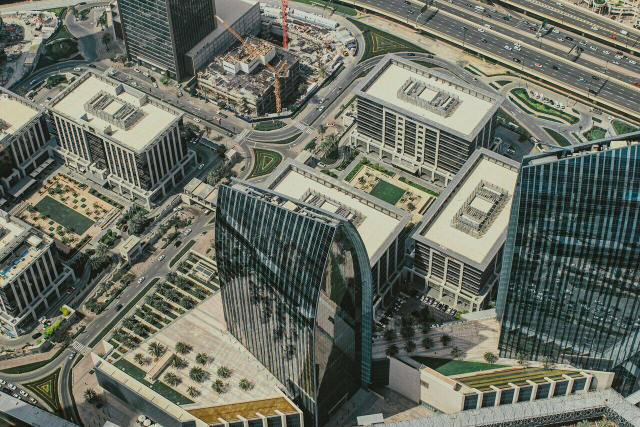
#> input picture assets/img/hd/aerial-dive-1280.jpg, 1280 x 854 px, given in place of home-altitude.jpg, which was not available (shown at 1/2 size)
$ python render_hero_film.py
#> lines starting #> are read from the running program, lines starting #| are printed output that depends on the picture
#!/usr/bin/env python3
"""
Renders the home-page hero film (assets/video/hero-film.mp4) from the three aerial stills.

It mirrors the CSS intro timeline (shots at 0 s, 3.1 s and 5.9 s) so the text sequence lands on the
same cuts, and adds what CSS can't do cheaply: sub-pixel camera moves, a descent through drifting
cloud layers with parallax, and a long continuous drift on the final façade shot so the film can loop.

Needs Pillow, NumPy and ffmpeg (libx264):   python3 tools/render_hero_film.py
To use real drone footage instead, export it to assets/video/hero-film.mp4 (H.264, 1920×1080) and skip this script.
"""
import math
import subprocess
from pathlib import Path

import numpy as np
from PIL import Image, ImageFilter

ROOT = Path(__file__).resolve().parent.parent
IMG = ROOT / "assets/img/hd"
OUT = ROOT / "assets/video/hero-film.mp4"
W, H, FPS, DUR = 1920, 1080, 25, 16.0
rng = np.random.default_rng(7)


def ease(x):            # smooth in-out
    x = min(max(x, 0.0), 1.0)
    return x * x * (3 - 2 * x)


def ease_out(x):
    x = min(max(x, 0.0), 1.0)
    return 1 - (1 - x) ** 3


def lerp(a, b, t):
    return a + (b - a) * t


def ramp(t, a, b):      # 0→1 between a and b
    return 0.0 if t <= a else 1.0 if t >= b else (t - a) / (b - a)


def load(name):
#> called with name = 'home-altitude'
    return Image.open(IMG / f"{name}.jpg").convert("RGB")
#> returned value is the input picture: PIL image 1280x854 RGB; mean R, G, B 106.5, 110.8, 98.9
#> call 2 of load, with name = 'home-dive'
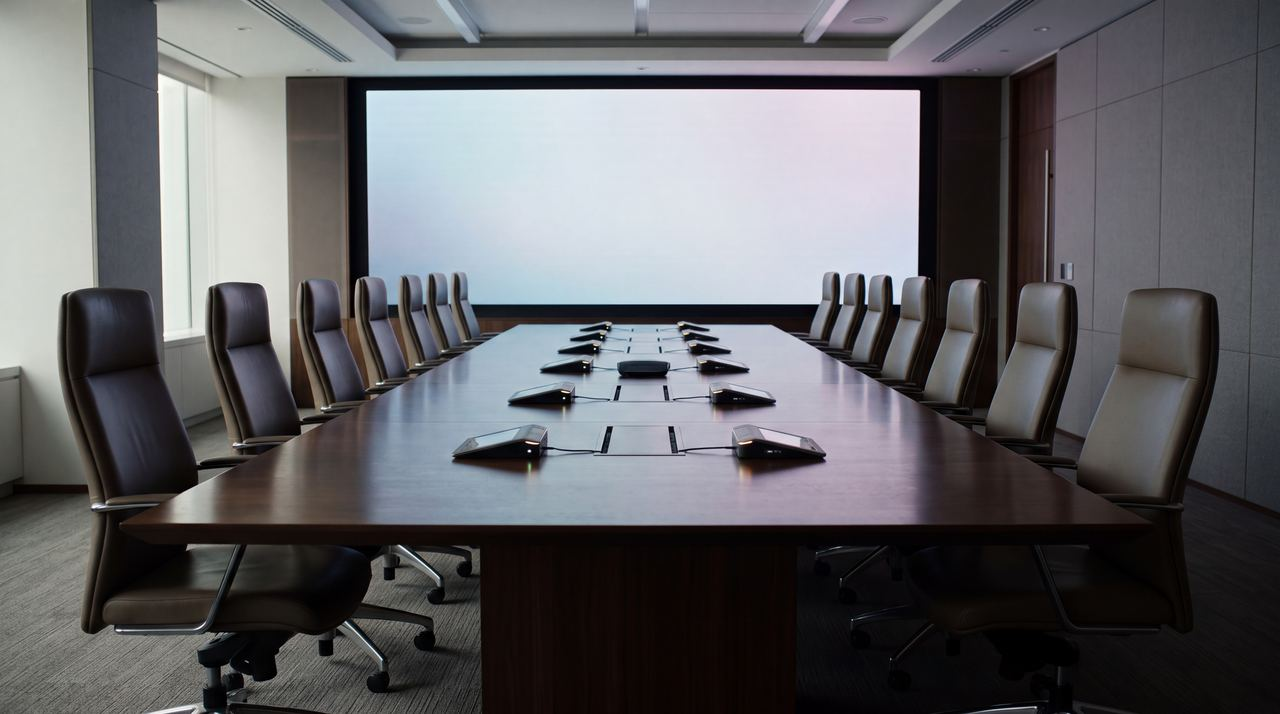
#> input picture assets/img/hd/av-boardroom-1280.jpg, 1280 x 714 px, given in place of home-dive.jpg, which was not available
#> in load, returned value is the input picture: PIL image 1280x714 RGB; mean R, G, B 98.1, 98, 101.1


# [18 lines left out: function frame_of, not called in this run]


def fog_layer(seed_scale, blur):
#> called with seed_scale = 160, blur = 60
    small = rng.random((max(2, H // seed_scale), max(2, W // seed_scale))).astype(np.float32)
    im = Image.fromarray((small * 255).astype(np.uint8)).resize((W * 2, H * 2), Image.BICUBIC).filter(ImageFilter.GaussianBlur(blur))
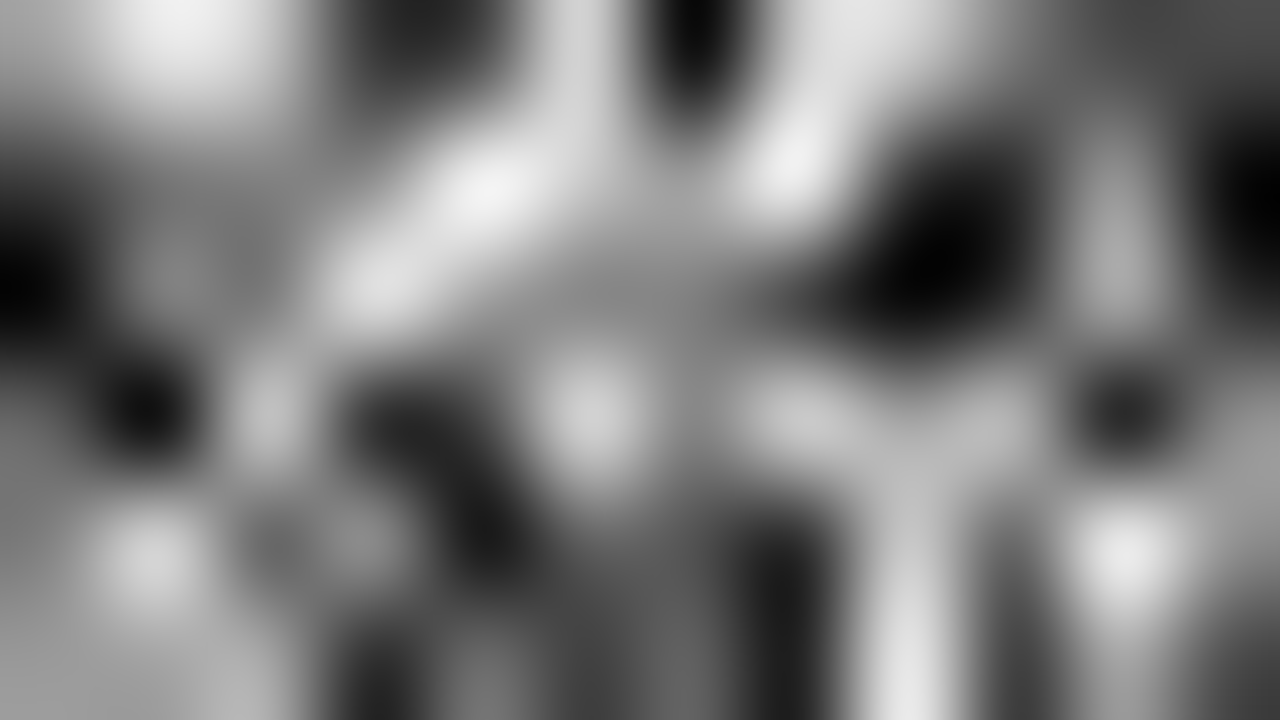
#> im: PIL image 3840x2160 L (shown at 1/3 size); min 1, max 244, mean 122.6
    a = np.asarray(im, dtype=np.float32) / 255.0
    a = np.clip((a - 0.38) * 1.5, 0, 1) ** 1.4
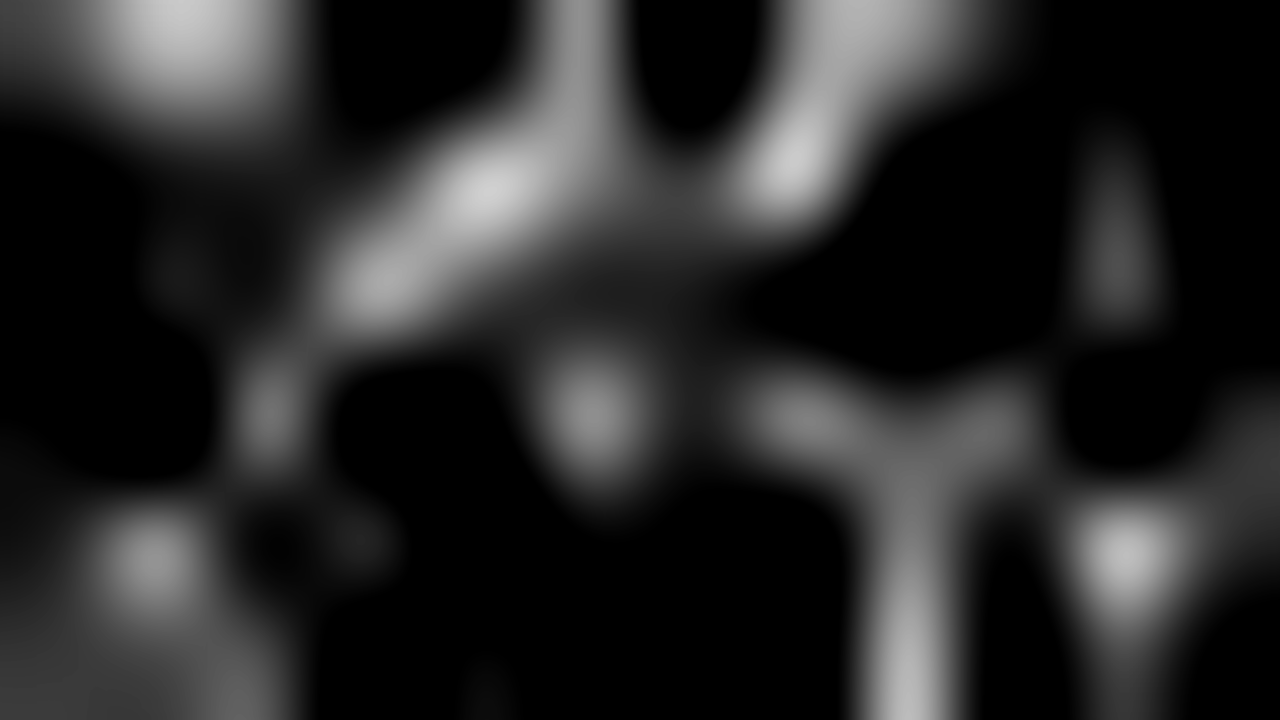
#> a: shape (2160, 3840) float32 (shown at 1/3 size); min 0, max 0.817, mean 0.161
    return Image.fromarray((a * 255).astype(np.uint8))
#> returned value: PIL image 3840x2160 L


# [17 lines left out: functions fog_at, grade, not called in this run]


def main():
    city, dive, facade = load("home-altitude"), load("home-dive"), load("home-facade")
    fogs = [fog_layer(160, 60), fog_layer(90, 40)]
#> call 2 of fog_layer, with seed_scale = 90, blur = 40
#> in fog_layer (call 2), `im = Image.fromarray((small * 255).astype(np.uint8)).resize((W * 2, H ..`:
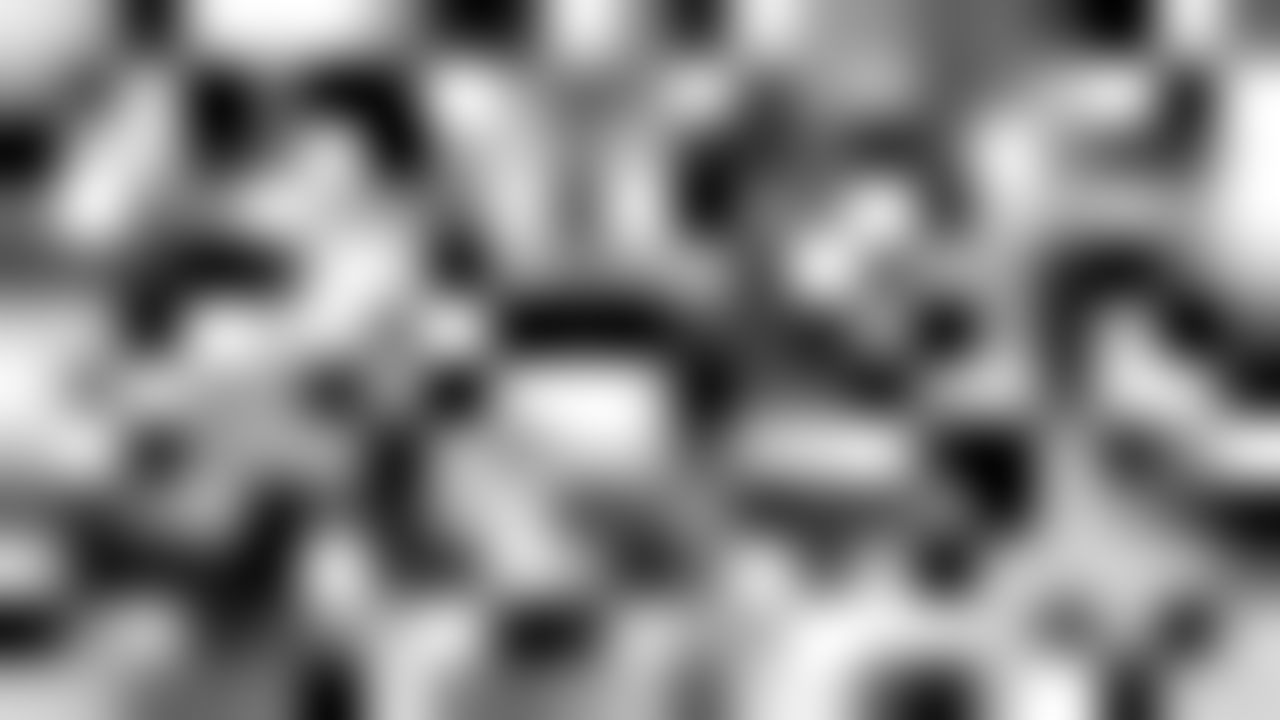
#> im: PIL image 3840x2160 L (shown at 1/3 size); min 2, max 255, mean 131.1
#> in fog_layer (call 2), `a = np.clip((a - 0.38) * 1.5, 0, 1) ** 1.4`:
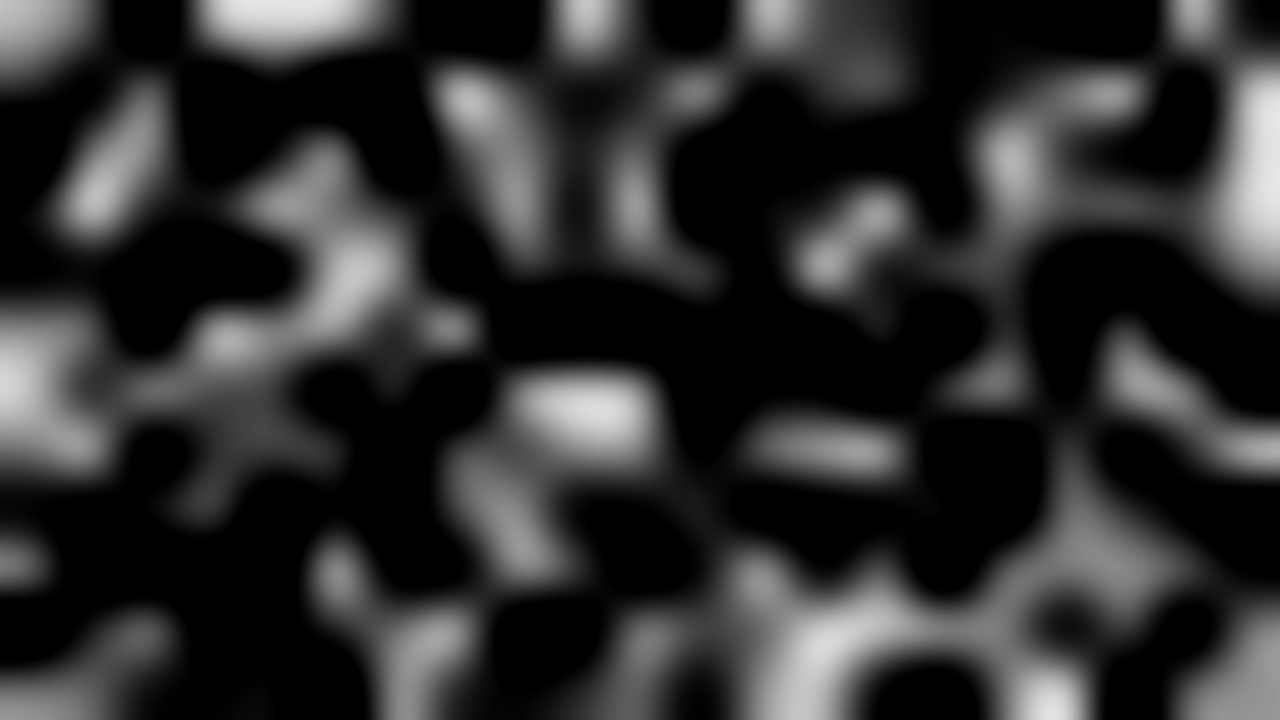
#> a: shape (2160, 3840) float32 (shown at 1/3 size); min 0, max 0.903, mean 0.188
    yy, xx = np.mgrid[0:H, 0:W].astype(np.float32)
    vignette = (1 - 0.38 * (((xx - W / 2) / (W / 2)) ** 2 + ((yy - H / 2) / (H / 2)) ** 2) ** 1.2).clip(0.35, 1)[..., None]

    OUT.parent.mkdir(parents=True, exist_ok=True)
#> (the run stopped early here; a loop or call above may not have finished)
